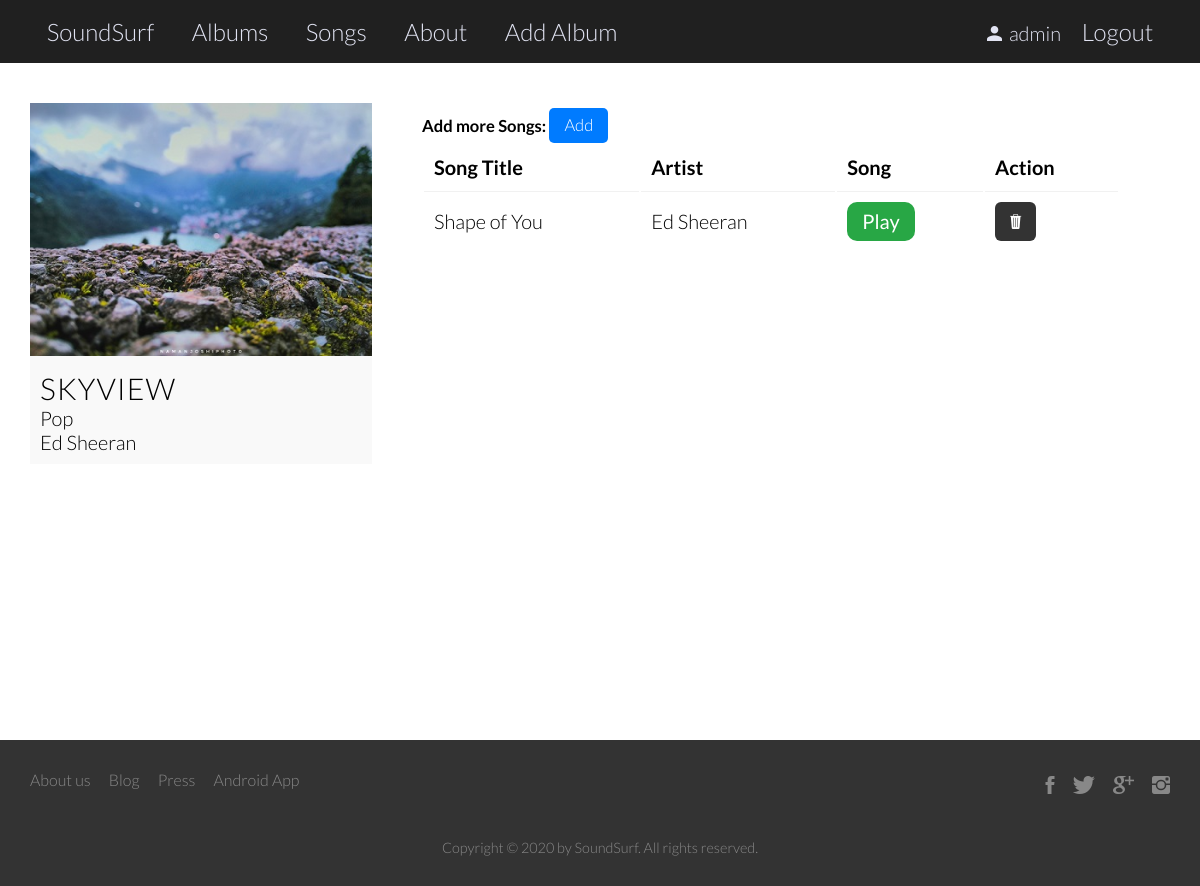
Before: /soundsurf/1/ (signed in) with the older database file.
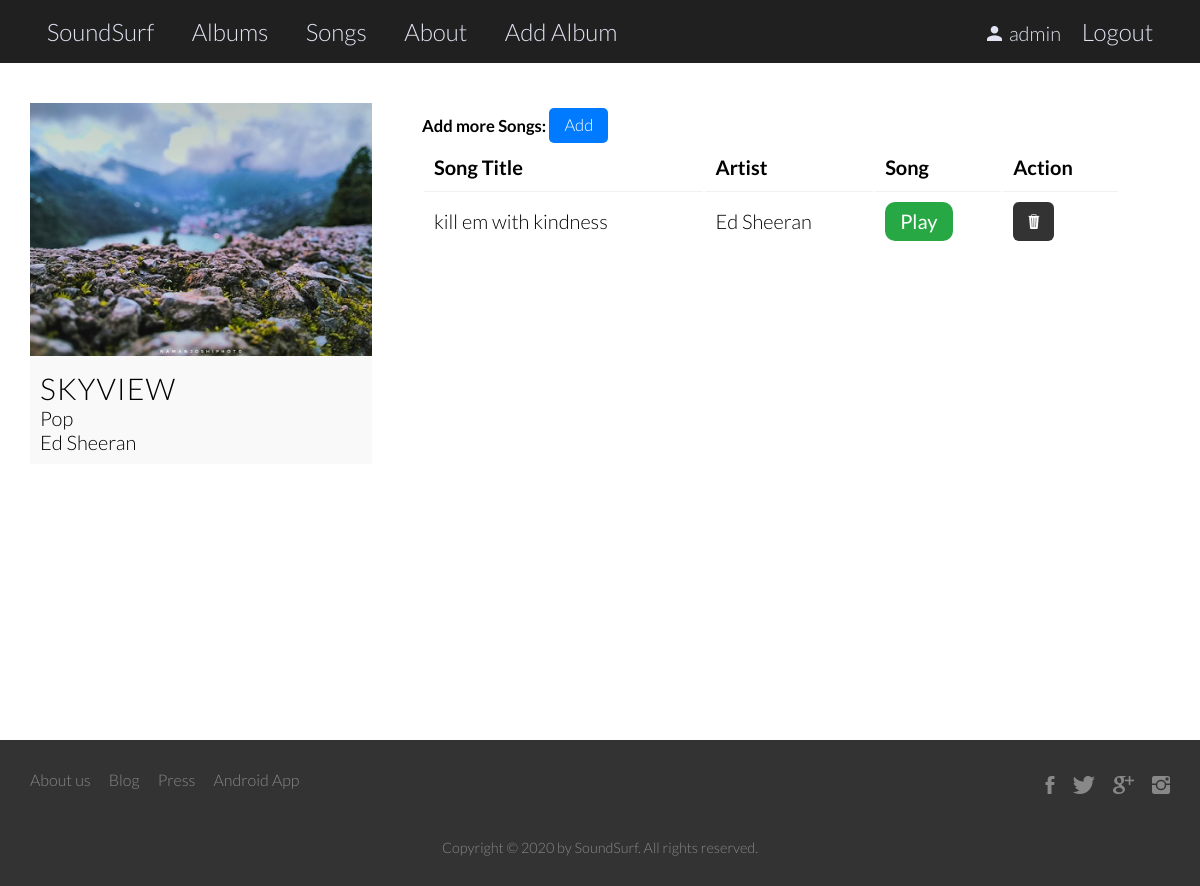
After: the same page with the newer database file.
### appmusic/models.py (models this page shows, shortened)
class Songs(models.Model):
    album = models.ForeignKey(Album, on_delete=models.CASCADE, related_name='songs')
    song_title = models.CharField(max_length = 100, unique=True)
    song = models.FileField(upload_to='songs')
    class Meta:
        verbose_name_plural = "Songs"

class Album(models.Model):
    author = models.ForeignKey(User, on_delete = models.CASCADE)
    album_name = models.CharField(max_length = 100, unique=True)
    album_artist = models.CharField(max_length = 100)
    genre = models.CharField(max_length = 100)
    cover_pic = models.ImageField(upload_to='album_covers')

### appmusic/views.py (the view)
# urls.py: path('soundsurf/<int:album_id>/', views.detail, name='album_detail'),
def detail(request, album_id):
    album = get_object_or_404(Album, pk=album_id)
    return render(request, 'appmusic/detail.html', {'album': album})

### appmusic/templates/appmusic/detail.html (shortened to what this page needs)
{% extends 'appmusic/base.html' %}
{% block body_block %}
  <section class="container clearfix">
    <div class="card-big">
        <img src="{{ album.cover_pic.url }}"style="width:100%; height:100%;" alt="Album Cover">
        <div class="card-text">
          <h3>{{ album.album_name }}</h3>
          <p>{{ album.genre }}</p>
          <p>{{ album.album_artist }}</p>
      </div>
    </div>
    <div class="songs-content">
      {% if request.user == album.author %}
        <h5>Add more Songs: <span><a href="{% url 'add_song' album_id=album.id %}" class="btn btn-primary">Add</a></span></h5>
      {% endif %}
        <table class="detail-table">
          <thead>
            <tr>
              <th>Song Title</th>
              <th>Artist</th>
              <th>Song</th>
              {% if request.user == album.author %}
                <th>Action</th>
              {% endif %}
            </tr>
          </thead>
          <tbody>
            {% for song_obj in album.songs.all %}
              <tr>
                <td>{{ song_obj.song_title }}</td>
                <td>{{ song_obj.album.album_artist }}</td>
                <td><a href="{{ song_obj.song.url }}" class="btn btn-success">Play</a></td>
                {% if request.user == album.author %}
                  <td><a href="{% url 'song_delete' song_id=song_obj.pk %}" class="btn btn-dark"><i class="ion-ios-trash"></a></td>
                {% endif %}
              </tr>
            {% endfor %}
          </tbody>
        </table>
      </div>
  </section>
{% endblock %}

Changed rows visible on the page:
removed Songs: song_title "Shape of You", album.album_artist "Ed Sheeran"
added Songs: song_title "kill em with kindness", album.album_artist "Ed Sheeran"
